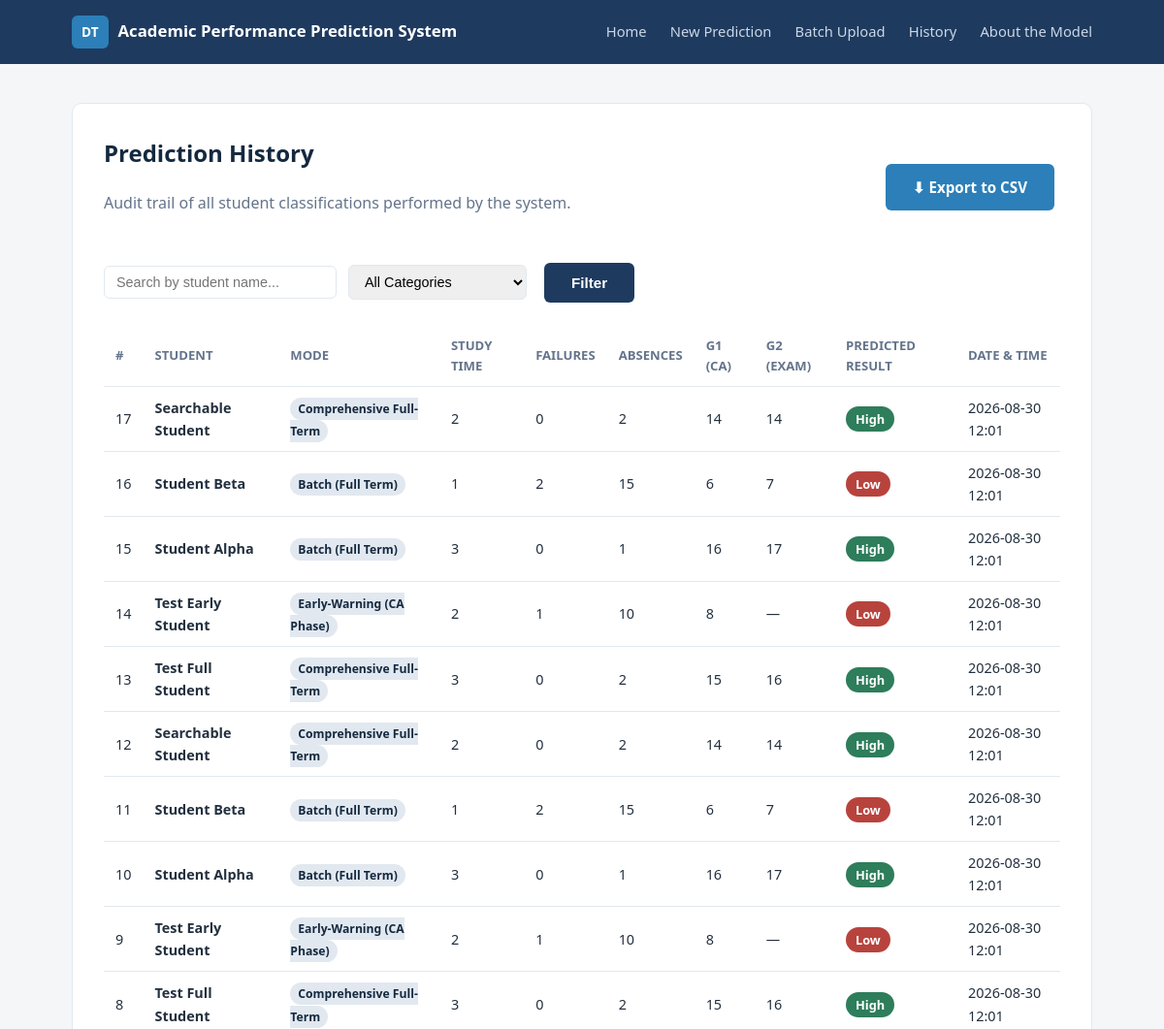
Before: /history (upper part) with the older database file.
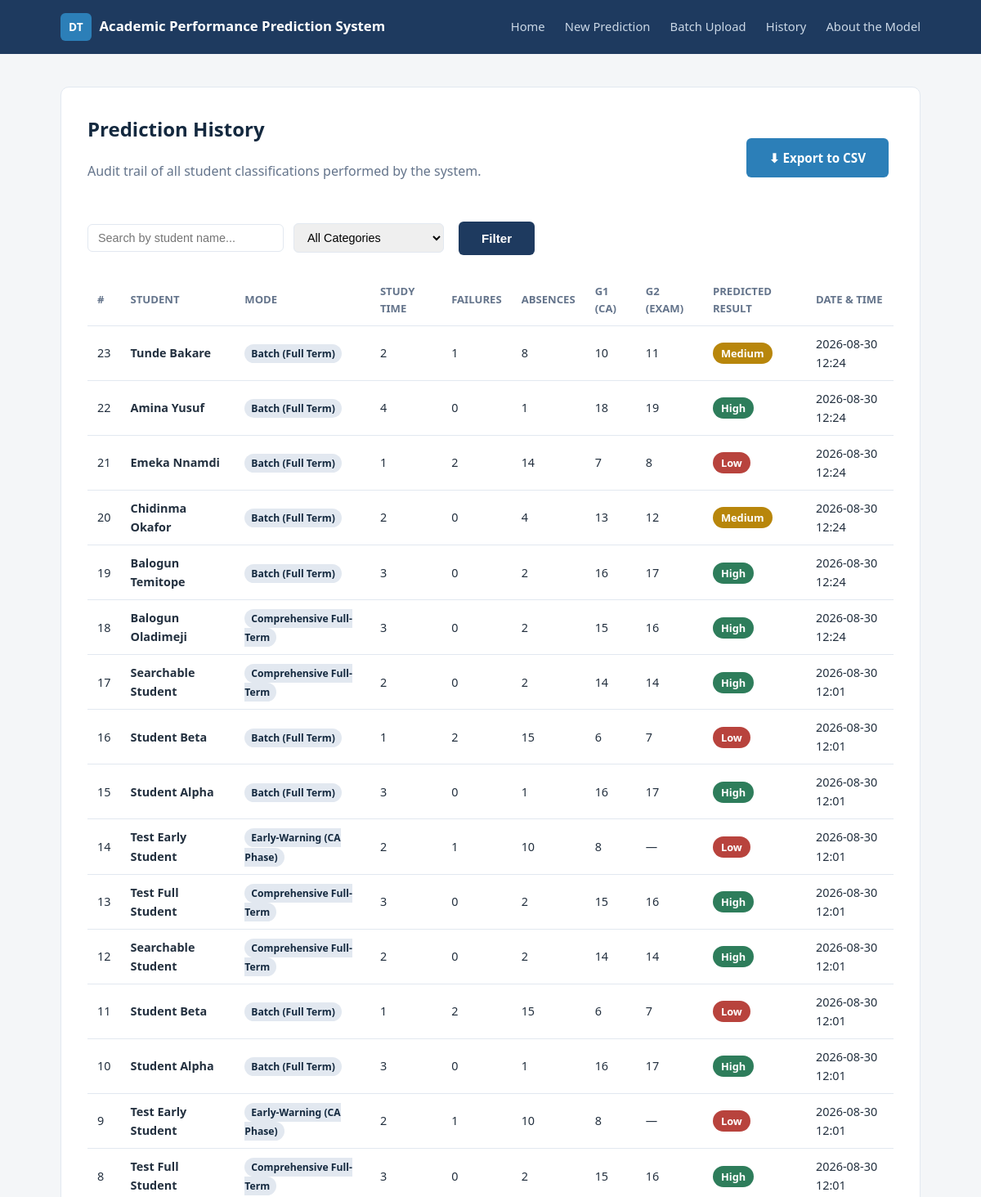
After: the same page with the newer database file.
### tables this page shows
CREATE TABLE predictions (
            id INTEGER PRIMARY KEY AUTOINCREMENT,
            student_name TEXT,
            studytime INTEGER,
            failures INTEGER,
            absences INTEGER,
            g1 INTEGER,
            g2 INTEGER,
            predicted_category TEXT,
            top_factor TEXT,
            created_at TEXT
        , prediction_mode TEXT DEFAULT 'Full Term');

### app.py (the view)
@app.route("/history")
def history():
    q = request.args.get("q", "").strip()
    category = request.args.get("category", "").strip()
    query = "SELECT * FROM predictions WHERE 1=1"
    params = []
    if q:
        query += " AND student_name LIKE ?"
        params.append(f"%{q}%")
    if category in ["Low", "Medium", "High"]:
        query += " AND predicted_category = ?"
        params.append(category)
    query += " ORDER BY id DESC LIMIT 100"
    with sqlite3.connect(DB_PATH) as conn:
        conn.row_factory = sqlite3.Row
        rows = conn.execute(query, params).fetchall()
    return render_template("history.html", rows=rows, q=q, category=category)

### templates/history.html (shortened to what this page needs)
{% extends "base.html" %}
{% block content %}
  <section class="history-section">
    <div class="history-header">
      <div>
        <h1>Prediction History</h1>
        <p class="lead">Audit trail of all student classifications performed by the system.</p>
      </div>
      <div>
        <a href="{{ url_for('export_history') }}" class="btn btn-primary">⬇ Export to CSV</a>
      </div>
    </div>
    <form method="GET" action="{{ url_for('history') }}" class="history-filter-bar">
      <div class="filter-group">
        <input type="text" name="q" value="{{ q }}" placeholder="Search by student name..." class="search-input">
      </div>
      <div class="filter-group">
        <select name="category" class="filter-select" onchange="this.form.submit()">
          <option value="">All Categories</option>
        </select>
      </div>
      <button type="submit" class="btn btn-secondary">Filter</button>
    </form>
    {% if rows|length == 0 %}
      <p class="empty-state">No matching prediction records found.</p>
    {% else %}
      <table class="history-table">
        <thead>
          <tr>
            <th>#</th>
            <th>Student</th>
            <th>Mode</th>
            <th>Study Time</th>
            <th>Failures</th>
            <th>Absences</th>
            <th>G1 (CA)</th>
            <th>G2 (Exam)</th>
            <th>Predicted Result</th>
            <th>Date &amp; Time</th>
          </tr>
        </thead>
        <tbody>
          {% for row in rows %}
            <tr>
              <td>{{ row['id'] }}</td>
              <td><strong>{{ row['student_name'] }}</strong></td>
              <td>
                <span class="mode-pill">{{ row['prediction_mode'] if 'prediction_mode' in row.keys() else 'Full Term' }}</span>
              </td>
              <td>{{ row['studytime'] }}</td>
              <td>{{ row['failures'] }}</td>
              <td>{{ row['absences'] }}</td>
              <td>{{ row['g1'] }}</td>
              <td>{{ row['g2'] if row['g2'] != -1 else '—' }}</td>
              <td>
                <span class="badge badge-{{ row['predicted_category'] | lower }}">
                  {{ row['predicted_category'] }}
                </span>
              </td>
              <td class="text-muted">{{ row['created_at'] }}</td>
            </tr>
          {% endfor %}
        </tbody>
      </table>
    {% endif %}
  </section>
{% endblock %}

Changed rows visible on the page:
added predictions: id "23", student_name "Tunde Bakare", prediction_mode "Batch (Full Term)", studytime "2", failures "1", absences "8", g1 "10", g2 "11", predicted_category "Medium", created_at "2026-08-30 12:24"
added predictions: id "22", student_name "Amina Yusuf", prediction_mode "Batch (Full Term)", studytime "4", failures "0", absences "1", g1 "18", g2 "19", predicted_category "High", created_at "2026-08-30 12:24"
added predictions: id "21", student_name "Emeka Nnamdi", prediction_mode "Batch (Full Term)", studytime "1", failures "2", absences "14", g1 "7", g2 "8", predicted_category "Low", created_at "2026-08-30 12:24"
added predictions: id "20", student_name "Chidinma Okafor", prediction_mode "Batch (Full Term)", studytime "2", failures "0", absences "4", g1 "13", g2 "12", predicted_category "Medium", created_at "2026-08-30 12:24"
added predictions: id "19", student_name "Balogun Temitope", prediction_mode "Batch (Full Term)", studytime "3", failures "0", absences "2", g1 "16", g2 "17", predicted_category "High", created_at "2026-08-30 12:24"
added predictions: id "18", student_name "Balogun Oladimeji", prediction_mode "Comprehensive Full-Term", studytime "3", failures "0", absences "2", g1 "15", g2 "16", predicted_category "High", created_at "2026-08-30 12:24"
